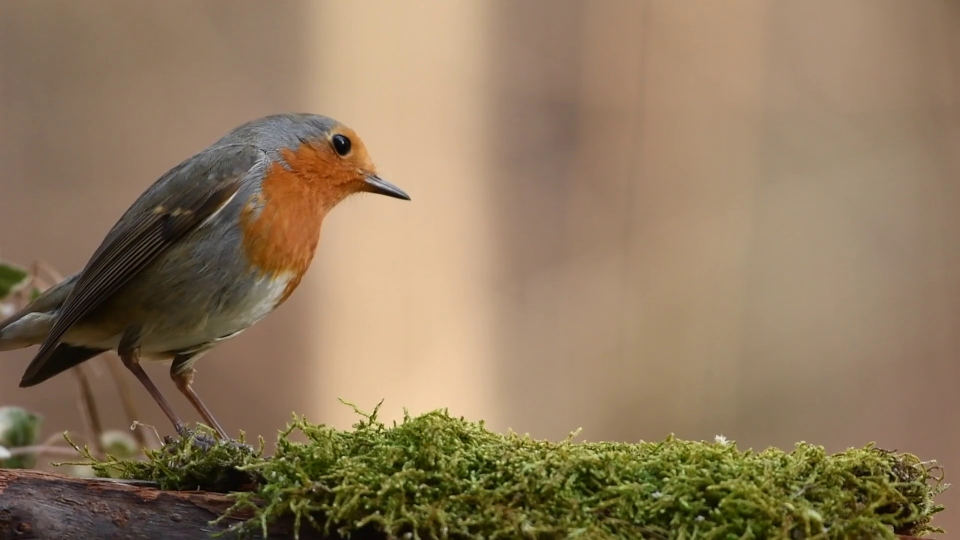
#> input picture image.jpg, 1920 x 1080 px (shown at 1/2 size)
$ python imageMatchbf.py
#> lines starting #> are read from the running program, lines starting #| are printed output that depends on the picture; after the words box and inside, x2 and y2 are one past the last pixel; in counts of white or black regions, pixels touching at a corner belong together
import cv2

img = cv2.imread("image.jpg")
#> img is the input picture: shape (1080, 1920, 3); mean B, G, R 93.5, 121.8, 143.2
img_object = cv2.imread("object.jpg", cv2.IMREAD_GRAYSCALE)
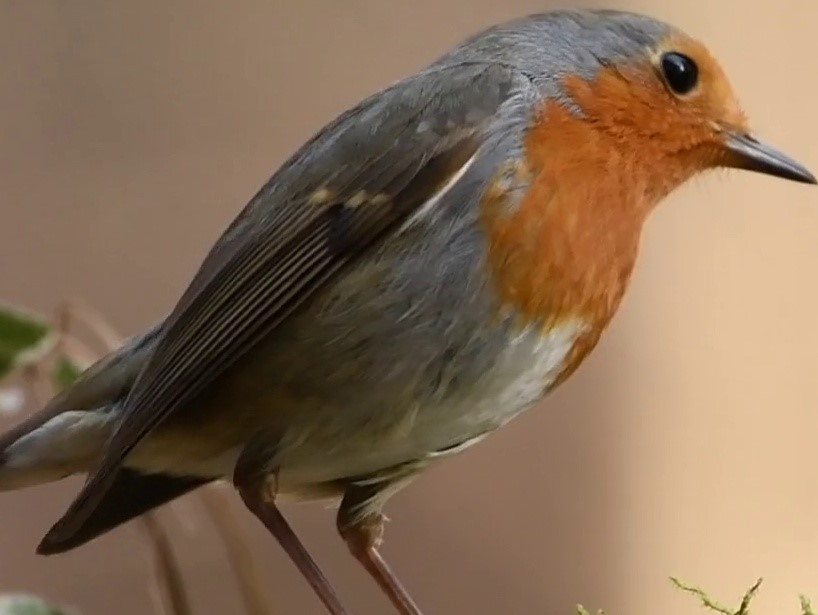
#> input picture object.jpg, 818 x 615 px
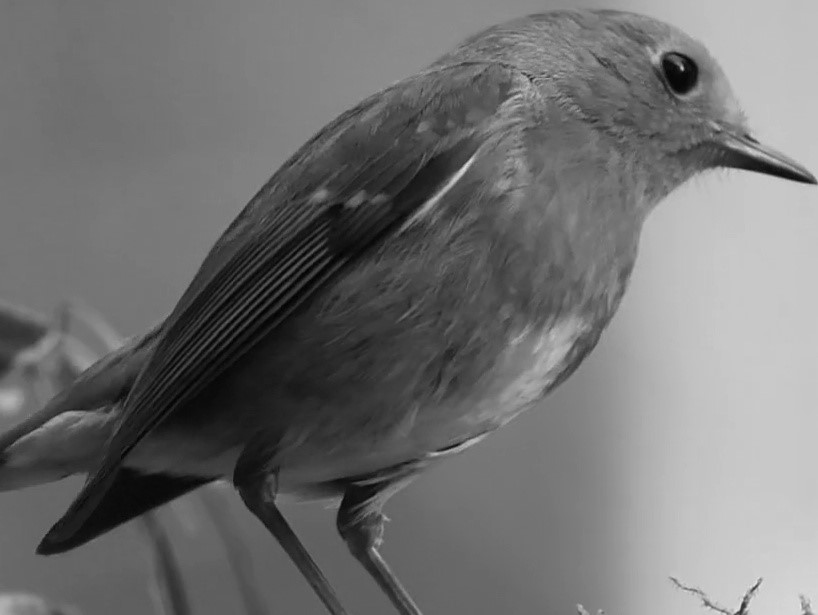
#> img_object: shape (615, 818); min 0, max 231, mean 113.6
gray = cv2.cvtColor(img, cv2.COLOR_BGR2GRAY)
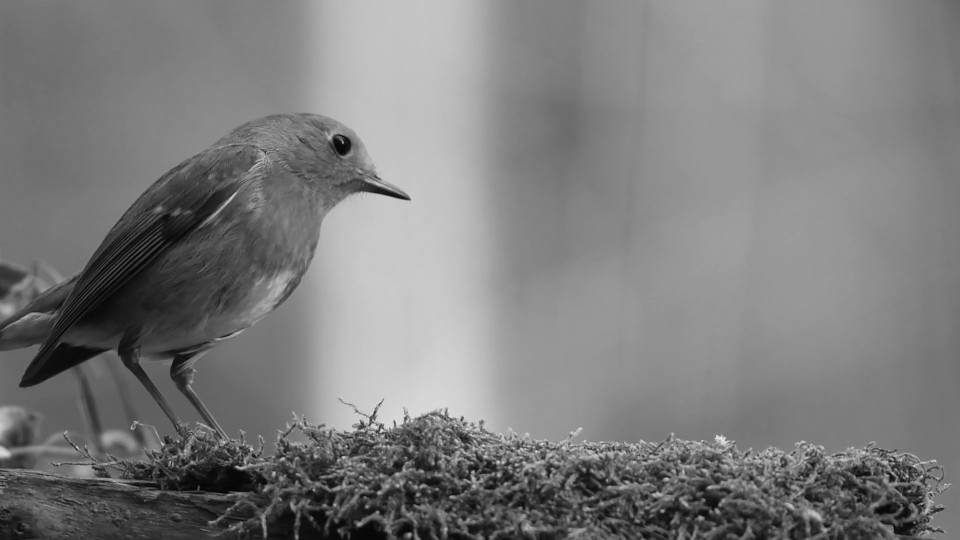
#> gray: shape (1080, 1920) (shown at 1/2 size); min 1, max 245, mean 125

orb = cv2.ORB_create(nfeatures=40000)
kp1, des1 = orb.detectAndCompute(gray, None)
#> kp1 = 20222 keypoints; strongest (x, y, size): (762, 858, 31), (762, 859, 53.6), (760, 863, 44.6), (686, 285, 31)
kp2, des2 = orb.detectAndCompute(img_object, None)
#> kp2 = 1101 keypoints; strongest (x, y, size): (682, 69, 31), (682, 68, 37.2), (681, 68, 44.6), (531, 79, 31)

bf = cv2.BFMatcher(cv2.NORM_HAMMING, crossCheck=True)
matches = bf.match(des1, des2)
#> matches = 810 matches
matches = sorted(matches, key=lambda x: x.distance)

count = 500
for i in matches[:count]:
    idx = i.queryIdx
    x1, y1 = kp1[idx].pt
    cv2.circle(img, (int(x1), int(y1)), 3, (0, 0, 255), 3)
#> this loop made 500 passes
#> (idx, x1, y1) on passes 1 to 3: (5005, 668.4, 277.2), (12609, 750, 359.4), (12637, 335.2, 428.5)
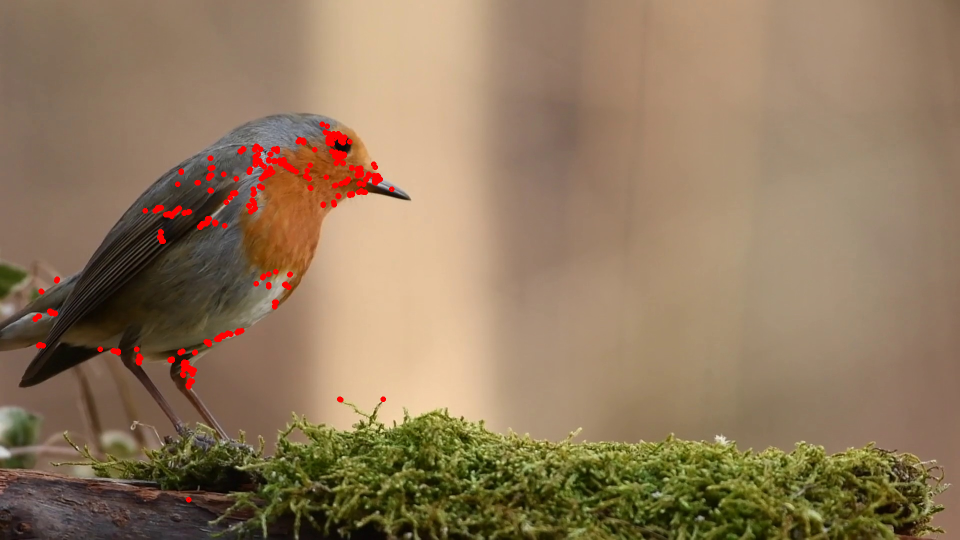
#> img: shape (1080, 1920, 3) (shown at 1/2 size); 0.91% of pixels changed, all inside (x1, y1, x2, y2) = (65, 243, 789, 1005)

cv2.imshow("img", img)
cv2.waitKey(0)
